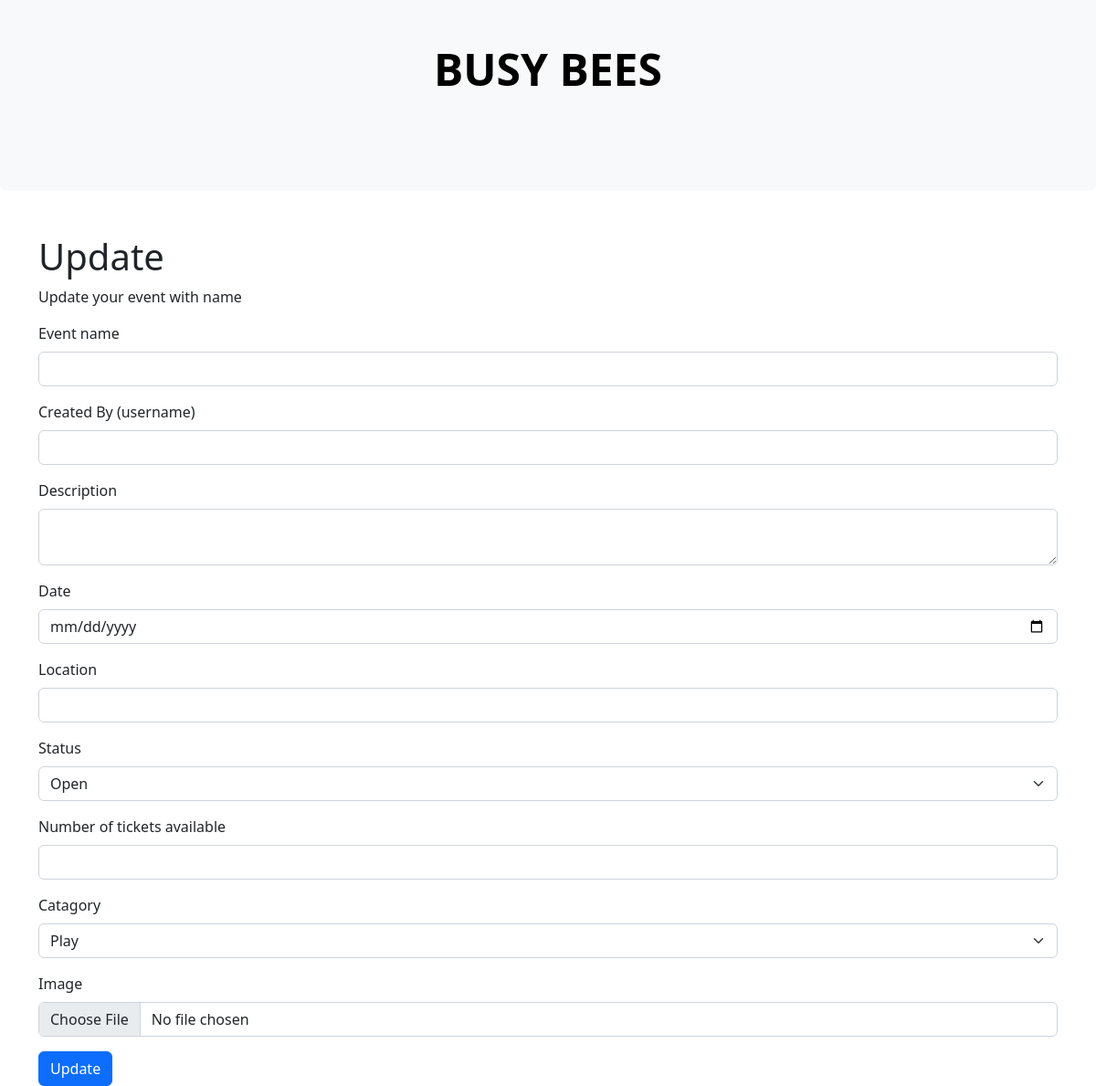
The page /events/2/update (lower part) on the database as committed earlier.
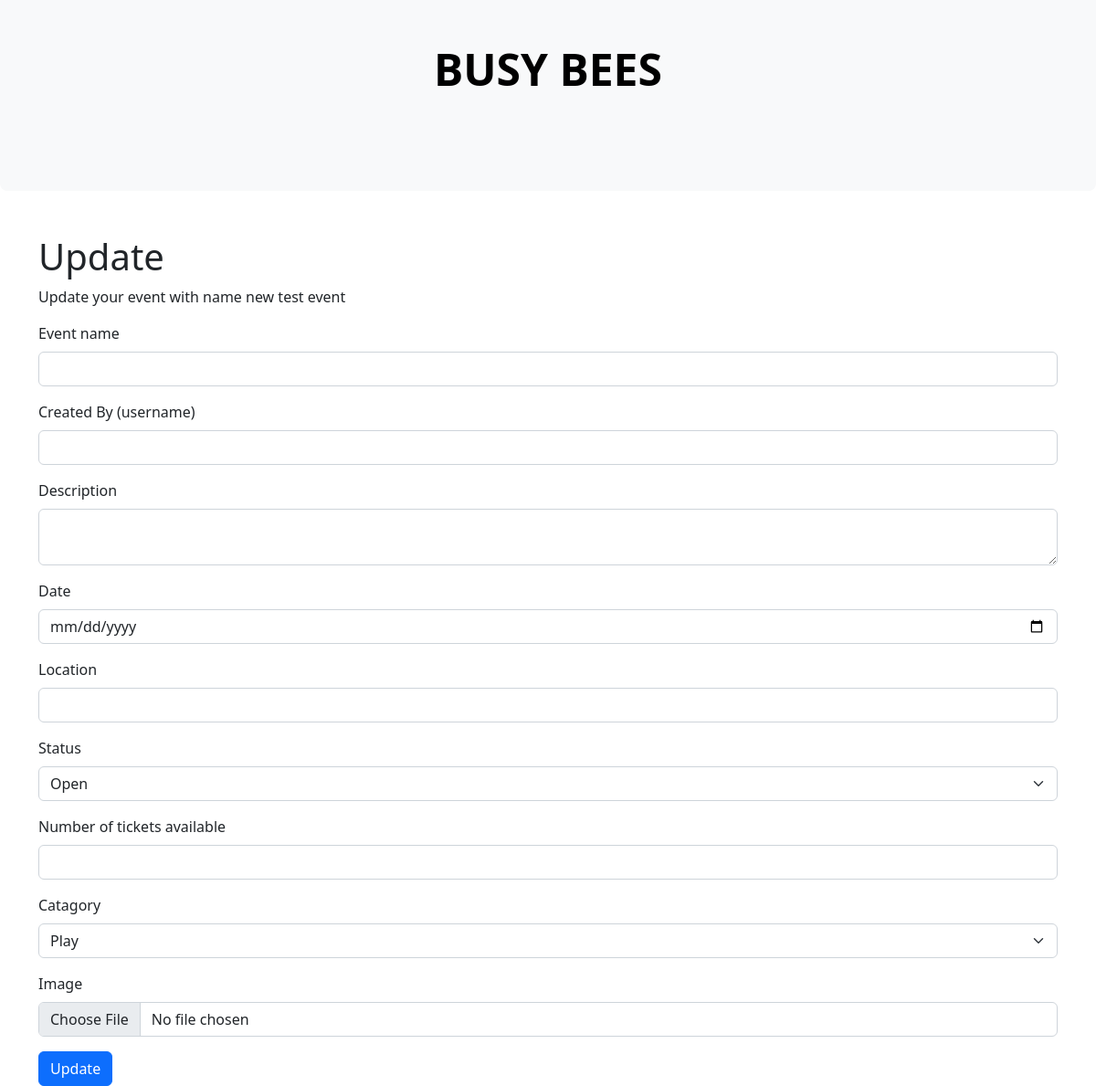
The same page on the database as committed later.
### website/models.py (models this page shows)
class Events(db.Model):
    __tablename__='events' # good practice to specify table name
    id = db.Column(db.Integer, primary_key=True)
    name = db.Column(db.String(100), unique=True, nullable=False)
    created = db.Column(db.String(100), nullable=False)
    description = db.Column(db.String(300), nullable=False)
    date = db.Column(db.DateTime, default=datetime.now(), nullable=False)
    location = db.Column(db.String(20), nullable=False)
    status = db.Column(db.String(20), nullable=False)
    catagory = db.Column(db.String(20), nullable=False)
    tickets = db.Column(db.Integer, nullable=False)
    image = db.Column(db.String(400))
    comments = db.relationship('Comment', backref='events')
    user_id = db.Column(db.Integer, db.ForeignKey('users.username'))

### website/event.py (the view, shortened to what this page needs)
@bp.route('/<id>/update', methods = ['GET', 'POST'])
def update(id):
  update = UpdateForm()
  event = db.session.query(Events).filter_by(id=id).first()
  return render_template('events/update.html', update=update, event=event)

### website/forms.py
class UpdateForm(FlaskForm):
    name = StringField("Event name", validators=[InputRequired()])
    created= StringField("Created By (username)", validators=[InputRequired()] )
    description = TextAreaField('Description',
            validators=[InputRequired()])
    date = DateField("Date", validators=[InputRequired()])
    location = StringField("Location", validators=[InputRequired()])
    status = SelectField('Status', choices=[('Open'), ('Sold-out'), ('Cancelled')], validators=[InputRequired()])
    tickets = StringField("Number of tickets available", validators=[InputRequired()])
    catagory = SelectField("Catagory", choices=[('Play'), ('Learn'), ('Watch'), ('Other')], validators=[InputRequired()])
    image = FileField('Image', validators=[
    FileRequired(message='Image cannot be empty'),
    FileAllowed(ALLOWED_FILE, message='Only supports png,jpg,JPG,PNG')])
    submit = SubmitField("Update")

### website/templates/Events/update.html
{% extends 'base.html' %}
{% import "bootstrap/form.html" as wtf %}
{% block content %}
  <div class="container">
    <div class="row mt-5">
      <div class="col-md-12">
        <h1>Update</h1>
        <p>Update your event with name {{event.name}}</p>
        {{wtf.render_form(update)}}
      </div>
    </div>
  </div>
{% endblock %}

### website/templates/base.html (shortened to what this page needs)
<!DOCTYPE html>
<head>
    <link href="https://cdn.jsdelivr.net/npm/bootstrap@5.2.1/dist/css/bootstrap.min.css" rel="stylesheet"
>
    <link href="../static/CSS/style.css" rel="stylesheet">
</head>
<body>
    <header>
            <div class="p-5 mb-4 bg-light rounded-3">
              <div class="container-fluid py-5" id="jumbotron">
                <h1 class="display-5 fw-bold">BUSY BEES </h1>
              </div>
            </div>
        </header>
    {% block content %}
    {% endblock %}
</body>
</html>

### website/static/CSS/style.css (style rules this page uses)
#jumbotron { color: black; padding-left: 20px; padding-right: 20px; text-align: center; font-size: 200%; }

Rows that differ between the two databases and show on the page:
added Events: name "new test event"
